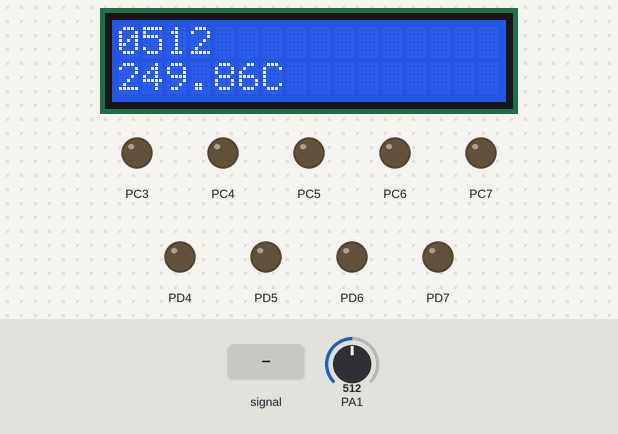
Simulated run of this program. Board: ATmega16, built with avr-gcc and emulated at 8 MHz. Shown: 16×2 character LCD, output pins drawn as LEDs (lit = HIGH). Wiring (inferred from the names in the program): character LCD (HD44780): RS PC0; R/W PC1; E PC2; data PD0, PD1, PD2, PD3. Inputs (shaded band) come from the test bench; at power-on: PA1 = 512. Pins used as bus, display or sensor lines are not drawn.

Above: at 1.2 s.
1.3 s: PA1 fed a 200 Hz sine of ±81 counts around its level
At 1.58 s:
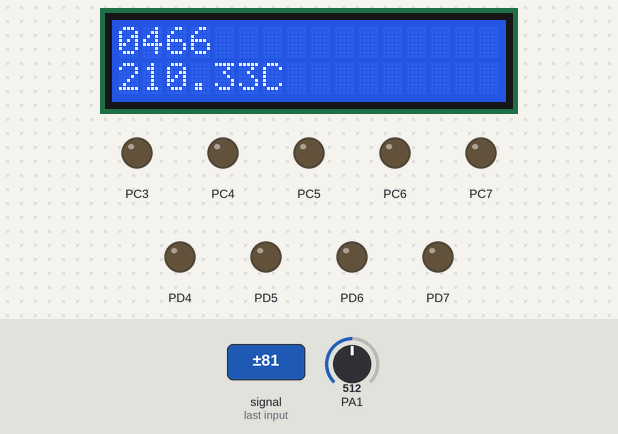
2.9 s: PA1 set to 716
At 4.1 s:
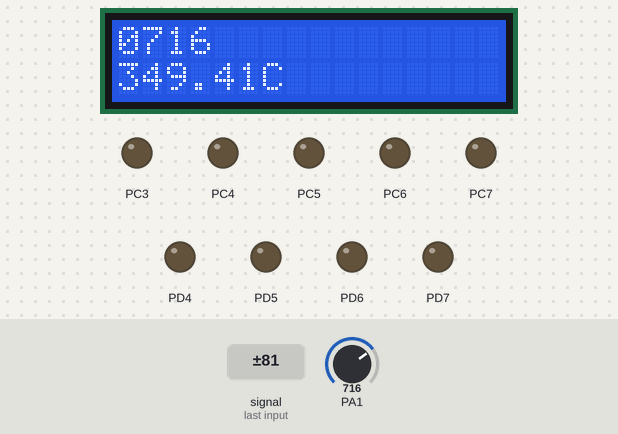
4.4 s: PA1 set to 900
At 5.6 s:
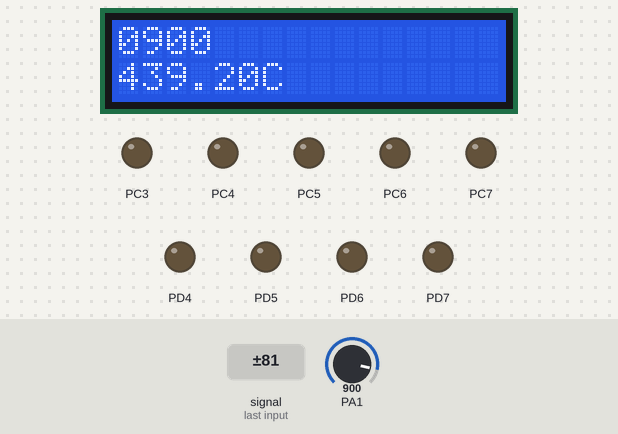
5.9 s: PA1 fed a 200 Hz sine of ±81 counts around its level
At 6.35 s:
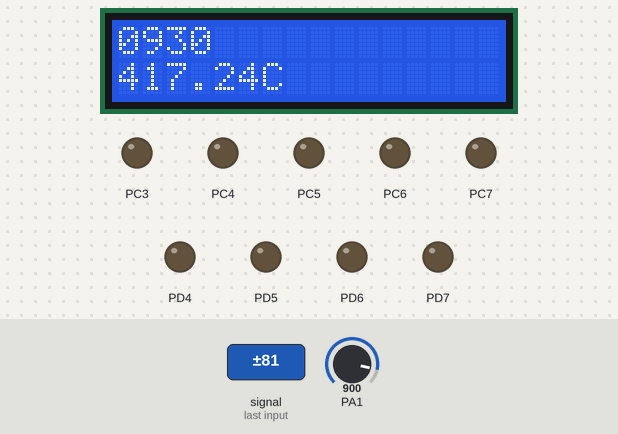
7.4 s: PA1 set to 1023
At 7.8 s:
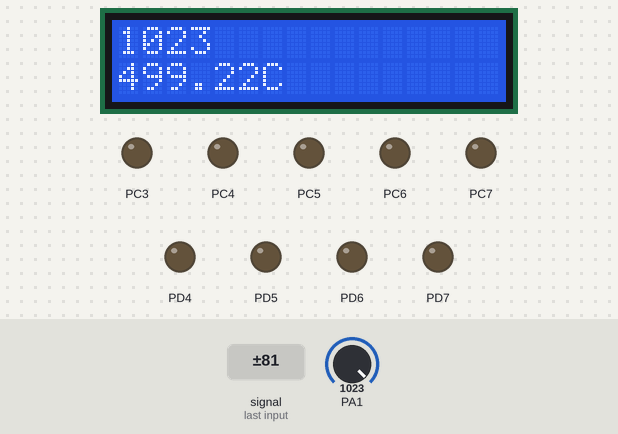
Timing chart, 0 to 9.9 s (numbered marks = the images above; inputs shaded):
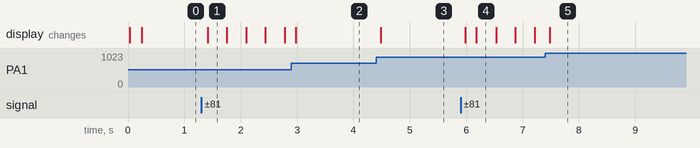

Measured:
- after the input at 1.3 s, the display: changes after 0.11 s (image 1)
- after the input at 4.4 s, the display: changes after 0.08 s (image 3)
- after the input at 5.9 s, the display: first changes after 0.09 s (image 4 shows a later state)

The program:

ADC.c
```c
/*
 * ADC.c
 *
 * Created: 11/12/2015 5:48:15 PM
 *  Author: TechClass
 */

#define F_CPU 8000000UL

#include <avr/io.h>
#include <util/delay.h>
#include <avr/interrupt.h>
#include "lcd_lib.h"
#include <stdio.h>

volatile int adc_value = 0;
double voltage = 0;
char buffer [];

double temp;

ISR(ADC_vect)
{
	adc_value = ADC;
	ADCSRA |=(1<<ADSC);

}


int main(void)
{
	LCDinit();
	LCDclr();
	_delay_ms(100);

	DDRC = 0xFF;
	DDRD = 0xFF;

	ADCSRA |= (1<<ADEN)|(1<<ADIE); //enable ADC and ADC interrupt
	ADCSRA |= (1<<ADPS0)|(1<<ADPS1)|(1<<ADPS2); // select prescaler 128

	ADMUX |= (1<<REFS0); // select referecne
	ADMUX |= (1<<MUX0);//|(1<<MUX1)|(1<<MUX2); // select channel 7

	ADCSRA |=(1<<ADSC); // conversion started;


// paste (-Wl,-u,vfprintf -lprintf_flt -lm) this value to the linker option to show float point.
 //http://www.nongnu.org/avr-libc/user-manual/group__avr__stdio.html

	sei();

    while(1)
    {
// 		while(ADCSRA & (1<<ADSC));
//
// 			adc_value = ADC;
// 			voltage = adc_value*0.00488;
//
// 			LCDGotoXY(0,0);
// 			LCDWriteInt(adc_value,4);
// 			LCDGotoXY(0,1);
//
// 			sprintf(buffer,"%2.2lf",voltage);  //sprintf(buffer,"%2.2lf", voltage);
// 			LCDWriteString(buffer);
// 			LCDGotoXY(6,1);
// 			LCDWriteString("Volt");
//
// 			_delay_ms(1000);
//
//


///////////////////////////////////////////////////////////////////////
// 		voltage = adc_value*0.00488;
//
// 		LCDGotoXY(0,0);
// 		LCDWriteInt(adc_value,4);
// 		LCDGotoXY(0,1);
//
// 		sprintf(buffer,"%2.2lf",voltage);  //sprintf(buffer,"%2.2lf", voltage);
// 		LCDWriteString(buffer);
// 		LCDGotoXY(6,1);
// 		LCDWriteString("Volt");
//
// 		_delay_ms(10);

//////////////////////////////////////////////////////////////////////////////

		temp = adc_value*0.488;

		LCDGotoXY(0,0);
		LCDWriteInt(adc_value,4);
		LCDGotoXY(0,1);

		sprintf(buffer,"%2.2lf",temp);  //sprintf(buffer,"%2.2lf", voltage);
		LCDWriteString(buffer);
		LCDGotoXY(6,1);
		LCDWriteString("C");

		_delay_ms(10);
//////////////////////////////////////////////////////////////////////////////
    }
}
```

lcd_lib.c
```c
#define F_CPU 8000000UL

#include <avr/io.h>
#include <inttypes.h>
#include <util/delay.h>
#include <avr/pgmspace.h>
#include "lcd_lib.h"

static void LCDMix_4Bit(uint8_t data);

static void LCDMix_4Bit(uint8_t data)
{
  if((data) & (0b10000000))
  {
	  LDPD7 |= 1 << LCD_D7;
  }
  else
  {
	  LDPD7 &= ~(1 << LCD_D7);
  }

  if((data) & (0b01000000))
  {
	  LDPD6 |= 1 << LCD_D6;
  }
  else
  {
	  LDPD6 &= ~(1 << LCD_D6);
  }

  if((data) & (0b00100000))
  {
	  LDPD5 |= 1 << LCD_D5;
  }
  else
  {
	  LDPD5 &= ~(1 << LCD_D5);
  }

  if((data) & (0b00010000))
  {
	  LDPD4 |= 1 << LCD_D4;
  }
  else LDPD4 &= ~(1 << LCD_D4);
}

void LCDinit(void)	//Initializes LCD
{
	_delay_ms(15);

	//zero to data pins
	LCDMix_4Bit(0b00000000);

	//zero to control pins
	LDPRS &= ~(1 << LCD_RS);
	LDPRW &= ~(1 << LCD_RW);
	LDPE &= ~(1 << LCD_E);

	//set data direction
	LDDD4 |= 1 << LCD_D4;
	LDDD5 |= 1 << LCD_D5;
	LDDD6 |= 1 << LCD_D6;
	LDDD7 |= 1 << LCD_D7;

	//control direction pins
	LDDRS |= 1 << LCD_RS;
	LDDRW |= 1 << LCD_RW;
	LDDE |= 1 << LCD_E;

	//---------one------
	LCDMix_4Bit(0b00110000);
	LDPE |= 1 << LCD_E;
	_delay_ms(1);

	LDPE &= ~(1 << LCD_E);
	_delay_ms(1);

	//-----------two-----------
	LCDMix_4Bit(0b00110000);
	LDPE |= 1 << LCD_E;
	_delay_ms(1);

	LDPE &= ~(1 << LCD_E);
	_delay_ms(1);

	//-------three-------------
	LCDMix_4Bit(0b00100000);
	LDPE |= 1 << LCD_E;
	_delay_ms(1);

	LDPE &= ~(1 << LCD_E);
	_delay_ms(1);

	//--------4 bit--dual line---------------
	LCDsendCommand(0b00101000);

	//-----increment address, invisible cursor shift------
	LCDsendCommand(0b00001100);
}

void LCDsendChar(uint8_t ch)	//Sends Char to LCD
{
	LCDMix_4Bit(ch & 0b11110000);
	LDPRS |= 1 << LCD_RS;
	LDPE |= 1 << LCD_E;
	_delay_ms(1);

	LDPE &= ~(1 << LCD_E);
	LDPRS &= ~(1 << LCD_RS);
	_delay_ms(1);

	LCDMix_4Bit((ch & 0b00001111) << 4);
	LDPRS |= 1 << LCD_RS;
	LDPE |= 1 << LCD_E;
	_delay_ms(1);

	LDPE &= ~(1 << LCD_E);
	LDPRS &= ~(1 << LCD_RS);
	_delay_ms(1);
}

void LCDsendCommand(uint8_t cmd)	//Sends Command to LCD
{
	LCDMix_4Bit(cmd & 0b11110000);
	LDPE |= 1 << LCD_E;
	_delay_ms(1);

	LDPE &= ~(1 << LCD_E);
	_delay_ms(1);

	LCDMix_4Bit((cmd & 0b00001111) << 4);
	LDPE |= 1 << LCD_E;
	_delay_ms(1);

	LDPE &= ~(1 << LCD_E);
	_delay_ms(1);
}

void LCDclr(void)	//Clears LCD
{
	LCDsendCommand(1 << LCD_CLR);
}

void LCDhome(void)	//LCD cursor home
{
	LCDsendCommand( 1 << LCD_HOME);
}

void LCDstring(uint8_t* data, uint8_t nBytes)	//Outputs string to LCD
{
	register uint8_t i;		//check to make sure we have a good pointer

	if(!data)
	{
		return;
	}
	// print data
	for(i = 0; i < nBytes; i++)
	{
		LCDsendChar(data[i]);
	}
}

void LCDGotoXY(uint8_t x, uint8_t y)	//Cursor to X Y position
{
	register uint8_t DDRAMAddr;		//remap lines into proper order

	switch(y)
	{
		case 0: DDRAMAddr = LCD_LINE0_DDRAMADDR + x; break;
		case 1: DDRAMAddr = LCD_LINE1_DDRAMADDR + x; break;
		case 2: DDRAMAddr = LCD_LINE2_DDRAMADDR + x; break;
		case 3: DDRAMAddr = LCD_LINE3_DDRAMADDR + x; break;
		default: DDRAMAddr = LCD_LINE0_DDRAMADDR + x;
	}

	LCDsendCommand(1 << LCD_DDRAM | DDRAMAddr);	//set data address
}

//Copies string from flash memory to LCD at x y position
//const uint8_t welcomeln1[] PROGMEM="AVR LCD DEMO\0";
//CopyStringtoLCD(welcomeln1, 3, 1);
void CopyStringtoLCD(const uint8_t *FlashLoc, uint8_t x, uint8_t y)
{
	uint8_t i;

	LCDGotoXY(x, y);

	for(i = 0; (uint8_t)pgm_read_byte(&FlashLoc[i]); i++)
	{
		LCDsendChar((uint8_t)pgm_read_byte(&FlashLoc[i]));
	}
}

void LCDdefinechar(const uint8_t *pc,uint8_t char_code)
{
	uint8_t a, pcc;
	uint16_t i;

	a = (char_code << 3) | 0x40;

	for(i = 0; i < 8; i++)
	{
		pcc = pgm_read_byte(&pc[i]);
		LCDsendCommand(a++);
		LCDsendChar(pcc);
	}
}

void LCDshiftLeft(uint8_t n)	//Scroll n of characters Right
{
	for(uint8_t i = 0; i < n; i++)
	{
		LCDsendCommand(0x1E);
	}
}

void LCDshiftRight(uint8_t n)	//Scroll n of characters Left
{
	for(uint8_t i = 0; i < n; i++)
	{
		LCDsendCommand(0x18);
	}
}

void LCDcursorOn(void)	//displays LCD cursor
{
	LCDsendCommand(0x0E);
}

void LCDcursorOnBlink(void)		//displays LCD blinking cursor
{
	LCDsendCommand(0x0F);
}

void LCDcursorOFF(void)		//turns OFF cursor
{
	LCDsendCommand(0x0C);
}

void LCDblank(void)		//blanks LCD
{
	LCDsendCommand(0x08);
}

void LCDvisible(void)	//Shows LCD
{
	LCDsendCommand(0x0C);
}

void LCDcursorLeft(uint8_t n)	//Moves cursor by n positions left
{
	for(uint8_t i = 0; i < n; i++)
	{
		LCDsendCommand(0x10);
	}
}

void LCDcursorRight(uint8_t n)	//Moves cursor by n positions left
{
	for(uint8_t i = 0; i < n; i++)
	{
		LCDsendCommand(0x14);
	}
}


void LCDWriteInt(int val, unsigned int field_length)  ///////////////////
{
	char str[5] = {0, 0, 0, 0, 0};
	int i = 4;

	while(val)
	{
		str[i] = val % 10;
		val = val / 10;
		i--;
	}

	for(i = (5 - field_length); i < 5; i++)
	{
		LCDsendChar(48 + str[i]);
	}
}

void LCDWriteString(const char *msg)
{
	/*****************************************************************
	This function Writes a given string to lcd at the current cursor location.
	Arguments:
	msg: a null terminated string to print
	*****************************************************************/
	while(*msg!='\0')
	{
		LCDsendChar(*msg);
		msg++;
	}
}
```

lcd_lib.h
```c
#define F_CPU 8000000UL

#include <avr/io.h>
#include <inttypes.h>
#include <util/delay.h>
#include <avr/pgmspace.h>

#define LCD_RS	0 	//define MCU pin connected to LCD RS
#define LCD_RW	1 	//define MCU pin connected to LCD R/W
#define LCD_E	 2	//define MCU pin connected to LCD E

#define LCD_D4	0	//define MCU pin connected to LCD D4
#define LCD_D5	1	//define MCU pin connected to LCD D5
#define LCD_D6	2	//define MCU pin connected to LCD D6
#define LCD_D7	3	//define MCU pin connected to LCD D7

#define LDPRS PORTC		//RS pin assignment
#define LDDRS DDRC

#define LDPRW PORTC		//RW pin assignment
#define LDDRW DDRC

#define LDPE PORTC		//E pin assignment
#define LDDE DDRC

#define LDPD4 PORTD		//D4 pin assignment
#define LDDD4 DDRD

#define LDPD5 PORTD		//D5 pin assignment
#define LDDD5 DDRD

#define LDPD6 PORTD		//D6 pin assignment
#define LDDD6 DDRD

#define LDPD7 PORTD		//D7 pin assignment
#define LDDD7 DDRD

//*********************************************************
#define LCD_CLR             0	//DB0: clear display
#define LCD_HOME            1	//DB1: return to home position
#define LCD_ENTRY_MODE      2	//DB2: set entry mode
#define LCD_ENTRY_INC       1	//DB1: increment
#define LCD_ENTRY_SHIFT     0	//DB2: shift
#define LCD_ON_CTRL         3	//DB3: turn LCD/cursor on
#define LCD_ON_DISPLAY      2	//DB2: turn display on
#define LCD_ON_CURSOR       1	//DB1: turn cursor on
#define LCD_ON_BLINK        0	//DB0: blinking cursor
#define LCD_MOVE            4	//DB4: move cursor/display
#define LCD_MOVE_DISP       3	//DB3: move display (0-> move cursor)
#define LCD_MOVE_RIGHT      2	//DB2: move right (0-> left)
#define LCD_FUNCTION        5	//DB5: function set
#define LCD_FUNCTION_8BIT   4	//DB4: set 8BIT mode (0->4BIT mode)
#define LCD_FUNCTION_2LINES 3	//DB3: two lines (0->one line)
#define LCD_FUNCTION_10DOTS 2	//DB2: 5x10 font (0->5x7 font)
#define LCD_CGRAM           6	//DB6: set CG RAM address
#define LCD_DDRAM           7	//DB7: set DD RAM address

//Reading:
#define LCD_BUSY            7	//DB7: LCD is busy
#define LCD_LINES			2	//visible lines
#define LCD_LINE_LENGTH		16	//line length (in characters)

//Cursor position to DDRAM mapping
#define LCD_LINE0_DDRAMADDR		0x00
#define LCD_LINE1_DDRAMADDR		0x40
#define LCD_LINE2_DDRAMADDR		0x14
#define LCD_LINE3_DDRAMADDR		0x54

#define PROGRESSPIXELS_PER_CHAR	6												//Progress bar defines
#define LCDWriteIntXY(x, y, val, fl) {LCDGotoXY(x, y);LCDWriteInt(val, fl);}	//Get int value
#define LCDWriteStringXY(x, y, msg) {LCDGotoXY(x, y);LCDWriteString(msg);}


void LCDsendChar(uint8_t);									//forms data ready to send to LCD
void LCDsendCommand(uint8_t);								//forms data ready to send to LCD
void LCDinit(void);											//Initializes LCD
void LCDclr(void);											//Clears LCD
void LCDhome(void);											//LCD cursor home
void LCDstring(uint8_t*, uint8_t);							//Outputs string to LCD
void LCDGotoXY(uint8_t, uint8_t);							//Cursor to X Y position
void CopyStringtoLCD(const uint8_t*, uint8_t, uint8_t);		//copies flash string to LCD at x,y
void LCDdefinechar(const uint8_t *,uint8_t);				//write char to LCD CGRAM
void LCDshiftRight(uint8_t);								//shift by n characters Right
void LCDshiftLeft(uint8_t);									//shift by n characters Left
void LCDcursorOn(void);										//Underline cursor ON
void LCDcursorOnBlink(void);								//Underline blinking cursor ON
void LCDcursorOFF(void);									//Cursor OFF
void LCDblank(void);										//LCD blank but not cleared
void LCDvisible(void);										//LCD visible
void LCDcursorLeft(uint8_t);								//Shift cursor left by n
void LCDcursorRight(uint8_t);								//shift cursor right by n
void LCDWriteInt(int val, unsigned int field_length);		//Move cursor to XY and print int value
void LCDWriteString(const char *msg);
```
